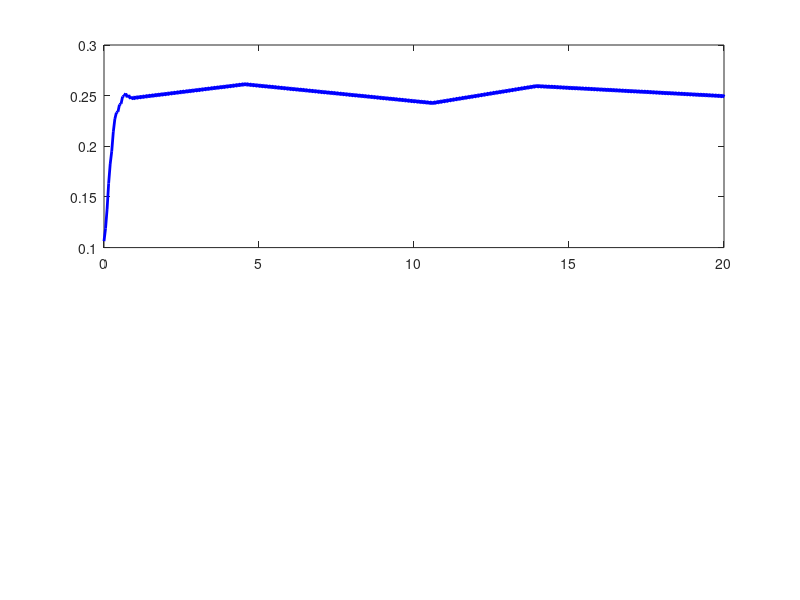

MATLAB code for this plot: (Note: this script raises an error after producing the figure.)
% Ball and Beam PID Simulation

clc; clear;

% Time
dt = 0.05;
t = 0:dt:20;

% System Parameters
mass = 0.027;  % ball mass in kg
g = 9.81;      % gravity
beam_length = 0.5;  % meters

% Initial conditions
pos = 0.1;      % initial position (meters)
vel = 0;
angle = 0;

% Setpoint
setpoint = 0.25;  % center of beam (meters)

% PID Gains (tune these)
Kp = 50;
Ki = 5;
Kd = 10;

% PID terms
integral = 0;
prev_error = 0;

% Log
pos_log = zeros(size(t));
angle_log = zeros(size(t));

for i = 1:length(t)
    % Error
    error = setpoint - pos;
    integral = integral + error * dt;
    derivative = (error - prev_error) / dt;

    % PID Output (angle in radians)
    angle = Kp*error + Ki*integral + Kd*derivative;
    angle = max(min(angle, pi/12), -pi/12);  % limit to ±15 deg
    prev_error = error;

    % Ball acceleration on inclined beam
    acc = (g * sin(angle));  % ideal model
    vel = vel + acc * dt;
    pos = pos + vel * dt;

    % Log
    pos_log(i) = pos;
    angle_log(i) = angle;
end

% Plot
subplot(2,1,1);
plot(t, pos_log, 'b', 'LineWidth', 2); hold on;
yline(setpoint, 'r--', 'Setpoint');
xlabel('Time (s)');
ylabel('Ball Position (m)');
title('Ball Position vs Time');
grid on;

subplot(2,1,2);
plot(t, rad2deg(angle_log), 'k', 'LineWidth', 2);
xlabel('Time (s)');
ylabel('Servo Angle (deg)');
title('Control Output (Servo Angle)');
grid on;
